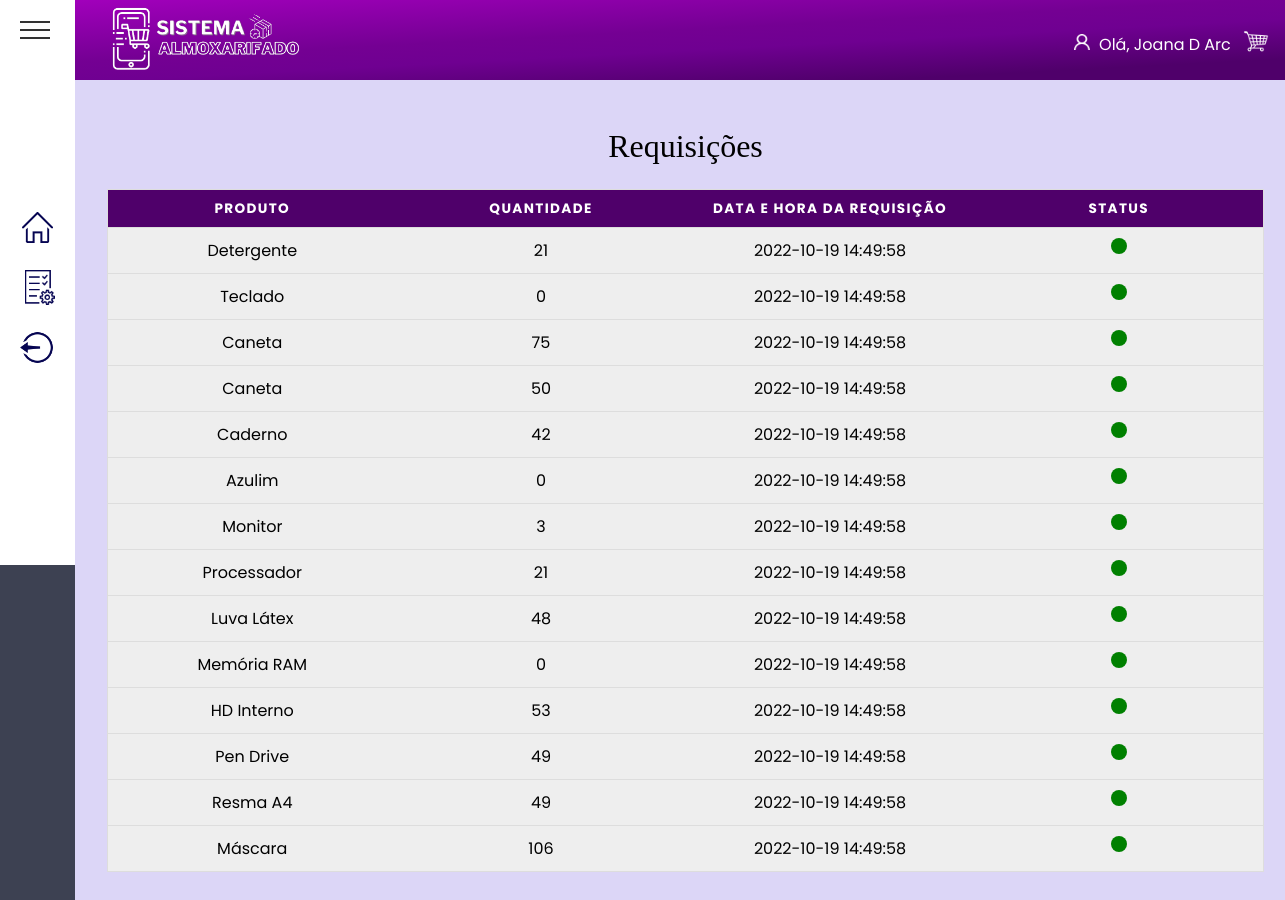
The page /View/Pages/Usuario/requisicoesUser.php (signed in) on the database its author committed.
### tables this page shows
create table produtoteste(
  nome_prod varchar (50),
  quantDisp integer,  
  id_categoria integer not null,
  id_disponibilidade integer not null,
  datacaworptura date,
  hora_cadastro TIMESTAMP DEFAULT CURRENT_TIMESTAMP,
  id_marca integer not null,  
  modeloProduto varchar(50),  
  precoProduto double,
  
  id_prod integer auto_increment primary key,
  
  foreign key (id_categoria) references categorias (id_categoria),
  foreign key (id_disponibilidade) references disponibilidade (id_disponibilidade)
);

### View/Pages/Usuario/requisicoesUser.php (the view, shortened to what this page needs)
<?php
include_once dirname(__DIR__, 3) . '/banco.php';
?>
<!DOCTYPE html>
<html lang="pt-BR">
<head>
    <link rel="stylesheet" href="/final_php/assets/requisicoes.css">
    <link rel="stylesheet" href="/final_php/assets/template.css">
    <link rel="stylesheet" href="/final_php/assets/global.css">
</head>
<body>
    <?php include dirname(__DIR__, 3) . "/template/header.php"; ?>
    <?php include dirname(__DIR__, 3) . "/template/asideUser.php"; ?>
    <main class="main">
        <div class="container">
            <table>
                <caption>
                    Requisições
                </caption>
                <thead>
                    <tr>
                        <th scope="col">Produto</th>
                        <th scope="col">Quantidade</th>
                        <th scope="col">Data e hora da requisição</th>
                        <th scope="col">Status</th>
                    </tr>
                </thead>
                <tbody>
                    <?php
                    $sql_consulta = mysqli_query($conn, "SELECT * FROM produtoteste");
                    while ($linhas = mysqli_fetch_array($sql_consulta)) { ?>
                        <tr class="tr">
                            <td data-label="Produto"><?= $linhas[0] ?></td>
                            <td data-label="Quantidade"><?= $linhas[1] ?></td>
                            <td data-label="Hora"><?= $linhas[5] ?></td>
                            <td data-label="Status" class="status">
                                <div class="radius" id="statusGreen"></div>
                            </td>
                       </tr>
                    <?php } ?>
                </tbody>
            </table>
        </div>
    </main>
</body>
</html>

### assets/requisicoes.css (style rules this page uses)
.container { padding: 2rem; }
table { flex-direction: column; border: 1px solid black; border-collapse: collapse; margin: 0; padding: 0; width: 100%; table-layout: fixed; }
table caption { font-size: 2em; font-family: ui-monospace; margin: 0.5em 0 0.75em; }
table tr { background-color: #eee; border: 1px solid #ddd; padding: 0.35em; }
table th, table td { padding: 0.625em; text-align: center; }
table th { font-size: 0.85em; letter-spacing: 0.1em; text-transform: uppercase; background-color: rgb(79, 0, 106); color: #fff; }
table tbody { width: 100%; }
.status { display: flex; justify-content: center; align-items: center; }
.radius { border-radius: 50%; width: 1rem; height: 1rem; flex-shrink: 0; }
#statusGreen { background-color: green; }

### assets/template.css (style rules this page uses)
body { overflow: hidden; display: grid; grid-template-columns: 1fr 25fr; grid-template-rows: 80px 1fr 80px; grid-template-areas: "aside header" "aside main" "aside footer"; height: 100vh; background: #DCD6F7; }
.main { grid-area: main; overflow-y: scroll; padding: 0 4rem 0 0; }

### assets/global.css (style rules this page uses)
* { margin: 0; padding: 0; box-sizing: border-box; font-family: "Josefin Sans", sans-serif; }
*, button, input { border: 0; background-color: none; font-size: -apple-system, system-ui, BlinkMacSystemFont, "Segoe UI", Roboto, "Helvetica Neue", Ubuntu, Arial, sans-serif; }

### template/asideUser.php (style rules this page uses)
* { margin: 0; padding: 0; box-sizing: border-box; font-family: 'Poppins', sans-serif; }

### rows shown on the page
produtoteste: nome_prod "Detergente", quantDisp "21", hora_cadastro "2022-10-19 14:49:58"
produtoteste: nome_prod "Teclado", quantDisp "0", hora_cadastro "2022-10-19 14:49:58"
produtoteste: nome_prod "Caneta", quantDisp "75", hora_cadastro "2022-10-19 14:49:58"
produtoteste: nome_prod "Caneta", quantDisp "50", hora_cadastro "2022-10-19 14:49:58"
produtoteste: nome_prod "Caderno", quantDisp "42", hora_cadastro "2022-10-19 14:49:58"
produtoteste: nome_prod "Azulim", quantDisp "0", hora_cadastro "2022-10-19 14:49:58"
produtoteste: nome_prod "Monitor", quantDisp "3", hora_cadastro "2022-10-19 14:49:58"
produtoteste: nome_prod "Processador", quantDisp "21", hora_cadastro "2022-10-19 14:49:58"
produtoteste: nome_prod "Luva Látex", quantDisp "48", hora_cadastro "2022-10-19 14:49:58"
produtoteste: nome_prod "Memória RAM", quantDisp "0", hora_cadastro "2022-10-19 14:49:58"
produtoteste: nome_prod "HD Interno", quantDisp "53", hora_cadastro "2022-10-19 14:49:58"
produtoteste: nome_prod "Pen Drive", quantDisp "49", hora_cadastro "2022-10-19 14:49:58"
produtoteste: nome_prod "Resma A4", quantDisp "49", hora_cadastro "2022-10-19 14:49:58"
produtoteste: nome_prod "Máscara", quantDisp "106", hora_cadastro "2022-10-19 14:49:58"

### other values the page prints
$_SESSION['username'] "Joana D Arc"
